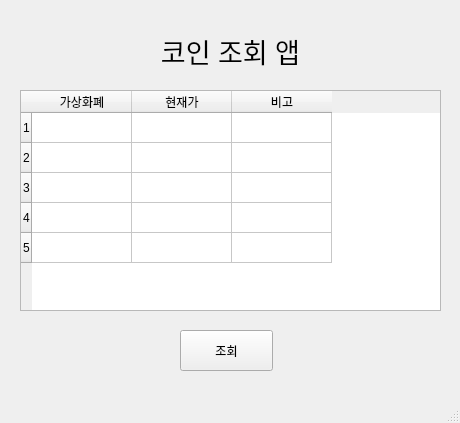
<?xml version="1.0" encoding="UTF-8"?>
<ui version="4.0">
 <class>MainWindow</class>
 <widget class="QMainWindow" name="MainWindow">
  <property name="geometry">
   <rect>
    <x>0</x>
    <y>0</y>
    <width>460</width>
    <height>423</height>
   </rect>
  </property>
  <property name="windowTitle">
   <string>MainWindow</string>
  </property>
  <widget class="QWidget" name="centralwidget">
   <widget class="QLabel" name="label">
    <property name="geometry">
     <rect>
      <x>10</x>
      <y>10</y>
      <width>441</width>
      <height>81</height>
     </rect>
    </property>
    <property name="font">
     <font>
      <pointsize>20</pointsize>
     </font>
    </property>
    <property name="text">
     <string>코인 조회 앱</string>
    </property>
    <property name="alignment">
     <set>Qt::AlignCenter</set>
    </property>
   </widget>
   <widget class="QPushButton" name="pushButton">
    <property name="geometry">
     <rect>
      <x>180</x>
      <y>330</y>
      <width>93</width>
      <height>41</height>
     </rect>
    </property>
    <property name="text">
     <string>조회</string>
    </property>
   </widget>
   <widget class="QTableWidget" name="tableWidget">
    <property name="geometry">
     <rect>
      <x>20</x>
      <y>90</y>
      <width>421</width>
      <height>221</height>
     </rect>
    </property>
    <property name="rowCount">
     <number>5</number>
    </property>
    <row/>
    <row/>
    <row/>
    <row/>
    <row/>
    <column>
     <property name="text">
      <string>가상화폐</string>
     </property>
    </column>
    <column>
     <property name="text">
      <string>현재가</string>
     </property>
    </column>
    <column>
     <property name="text">
      <string>비고</string>
     </property>
    </column>
   </widget>
  </widget>
  <widget class="QMenuBar" name="menubar">
   <property name="geometry">
    <rect>
     <x>0</x>
     <y>0</y>
     <width>460</width>
     <height>26</height>
    </rect>
   </property>
  </widget>
  <widget class="QStatusBar" name="statusbar"/>
 </widget>
 <resources/>
 <connections/>
</ui>
